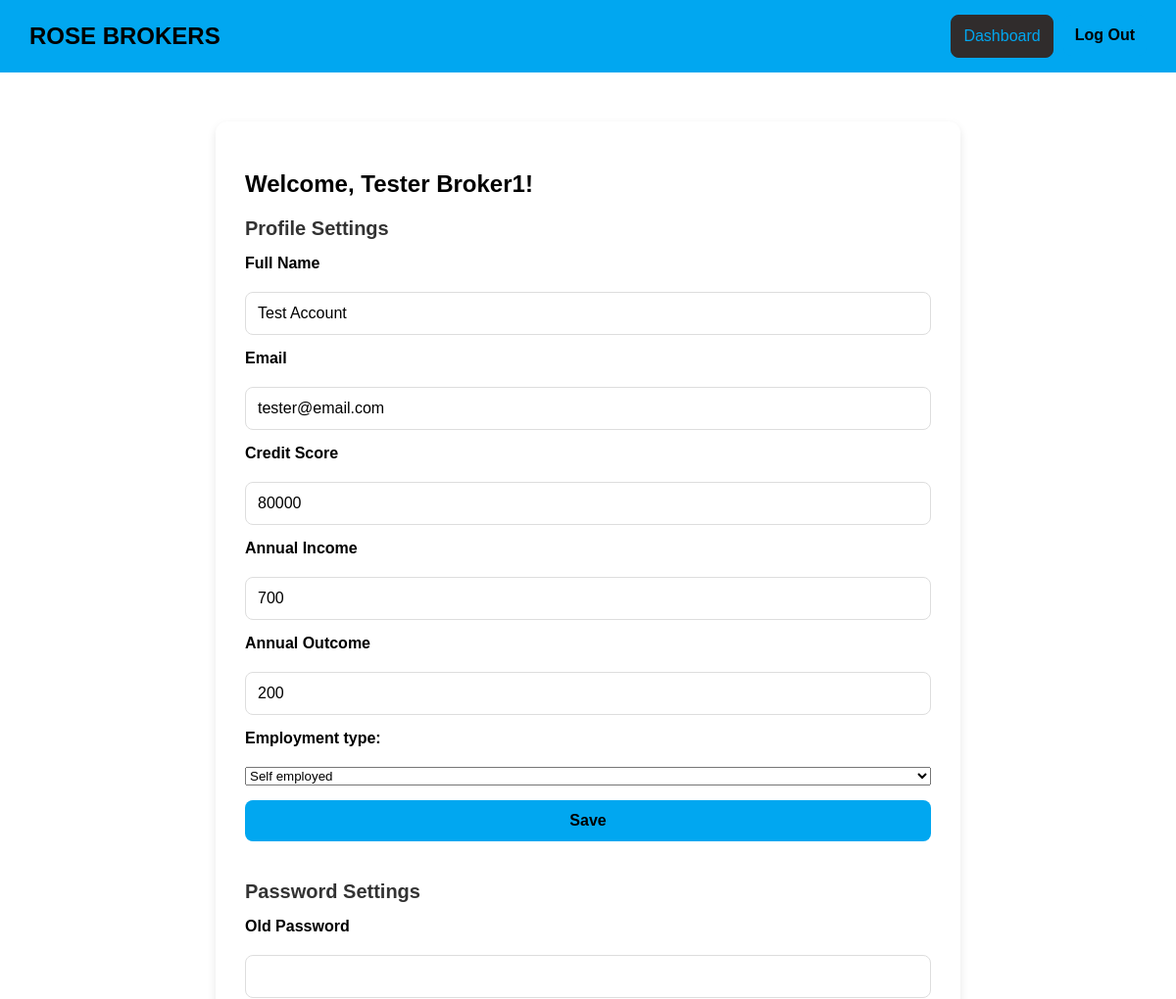
The page /settings.php (signed in, upper part) on the database as committed earlier.
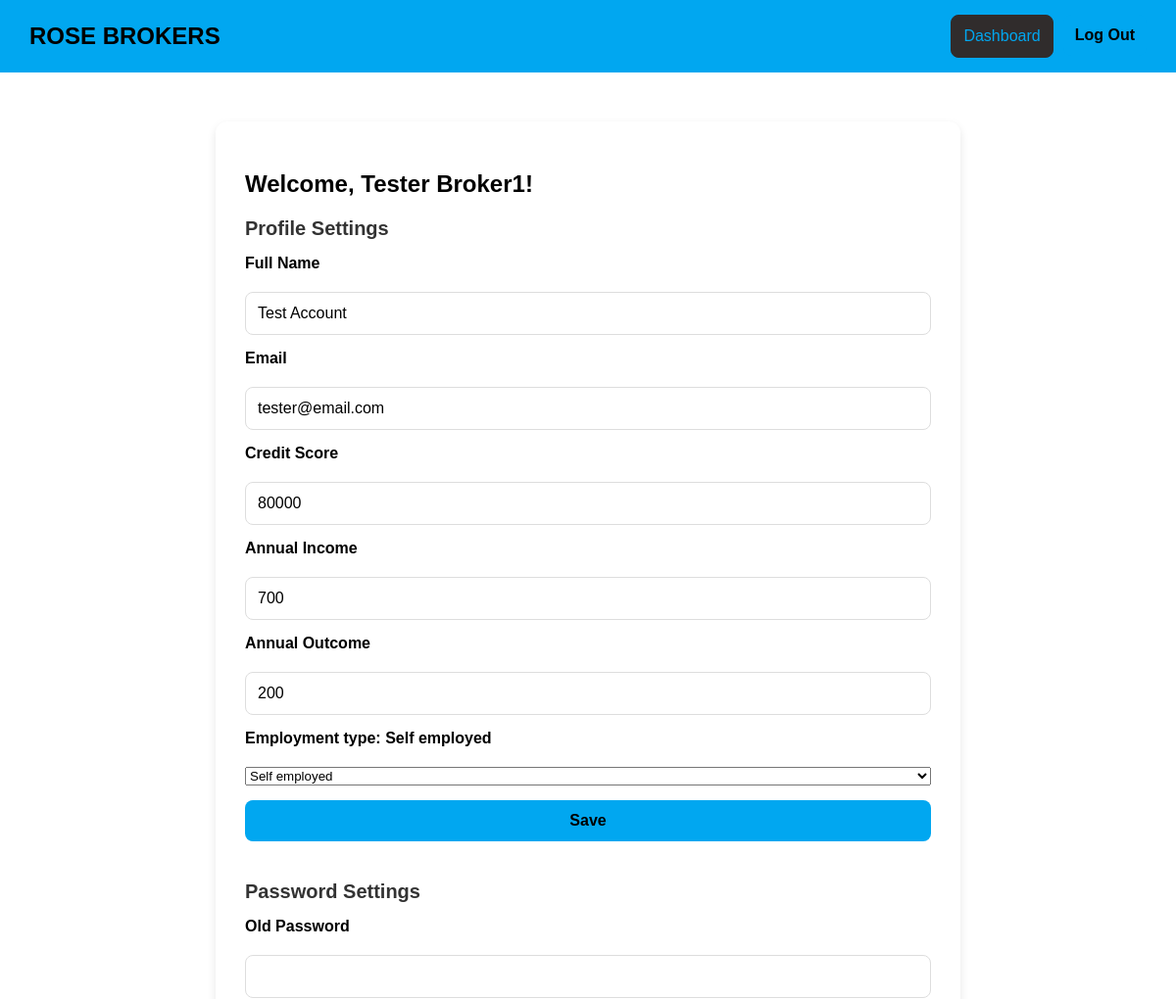
The same page on the database as committed later.
### tables this page shows
CREATE TABLE "Users" (
	"UserId"	INTEGER,
	"Email"	TEXT NOT NULL UNIQUE,
	"FullName"	TEXT NOT NULL,
	"AnnualIncome"	NUMERIC,
	"AnnualOutcome"	NUMERIC,
	"CreditScore"	NUMERIC,
	"EmploymentType"	TEXT,
	"DOB"	TEXT,
	"Password"	TEXT NOT NULL,
	"QuoteId"	TEXT,
	PRIMARY KEY("UserId"),
	FOREIGN KEY("QuoteId") REFERENCES "Quote"("QuoteId")
);

### settings.php (the view, shortened to what this page needs)
<?php
include 'db.php';
$user_id = $_SESSION['user_id'];
$stmt = $conn->prepare("SELECT FullName, Email, CreditScore, AnnualIncome, AnnualOutcome, EmploymentType FROM Users WHERE UserId = ?");
$stmt->execute([$user_id]);
$user = $stmt->fetch(PDO::FETCH_ASSOC);
?>
<!DOCTYPE html>
<html lang="en">
<head>
    <link rel="stylesheet" href="css/global.css" />
</head>
<body>
<header class="navbar">
<a href="dashboard.php" class="navbar__title-link"><h1 class="navbar__title">ROSE BROKERS</h1></a>
    <div class="navbar__buttons">
        <a href="dashboard.php"><button class="btn btn--register">Dashboard</button></a>
        <a href="logout.php"><button class="btn btn--login">Log Out</button></a>
    </div>
</header>
<section class="profile-page__container">
    <div class="profile-page__content">
        <h2 class="profile-page__title">Welcome, <?php echo htmlspecialchars($_SESSION['fullname']); ?>!</h2>
        <div class="profile-page__section">
            <h3 class="profile-page__section-title">Profile Settings</h3>
            <form class="profile-page__form" method="POST">
                <label for="FullName" class="profile-page__label">Full Name</label>
                <input type="text" id="FullName" name="FullName" class="profile-page__input" value="<?php echo htmlspecialchars($user['FullName']); ?>">
                <label for="email" class="profile-page__label">Email</label>
                <input type="email" id="email" name="email" class="profile-page__input" value="<?php echo htmlspecialchars($user['Email']); ?>">
                <label for="CreditScore" class="profile-page__label">Credit Score</label>
                <input type="CreditScore" id="CreditScore" name="CreditScore" class="profile-page__input" value="<?php echo htmlspecialchars($user['CreditScore']); ?>">
                <label for="AnnualIncome" class="profile-page__label">Annual Income</label>
                <input type="AnnualIncome" id="AnnualIncome" name="AnnualIncome" class="profile-page__input" value="<?php echo htmlspecialchars($user['AnnualIncome']); ?>">
                <label for="AnnualOutcome" class="profile-page__label">Annual Outcome</label>
                <input type="AnnualOutcome" id="AnnualOutcome" name="AnnualOutcome" class="profile-page__input" value="<?php echo htmlspecialchars($user['AnnualOutcome']); ?>">
                <label for="EmploymentType" class="profile-page__label">
                    Employment type: <?php echo htmlspecialchars($user['EmploymentType'] ?? '', ENT_QUOTES, 'UTF-8'); ?>
                </label>
                <select type="EmploymentType" id="EmploymentType" name="EmploymentType" >
                    <option value="Self employed" selected="selected">Self employed</option>
                </select>
                <button type="submit" class="profile-page__btn profile-page__btn--save">Save</button>
            </form>
        </div>
        <div class="profile-page__section">
            <h3 class="profile-page__section-title">Password Settings</h3>
            <form class="profile-page__form" method="POST">
                <label for="old_password" class="profile-page__label">Old Password</label>
                <input type="password" id="old_password" name="old_password" class="profile-page__input">
            </form>
        </div>
    </div>
</section>
</body>
</html>

### css/global.css (style rules this page uses)
body { font-family: Arial, sans-serif; margin: 0; padding: 0; background-color: white; }
.navbar { background-color: #01A7F0; color: black; display: flex; justify-content: space-between; align-items: center; padding: 15px 30px; }
.navbar__title { margin: 0; font-size: 24px; font-weight: bold; text-decoration: none; }
.navbar__title-link { text-decoration: none; color: inherit; }
.navbar__buttons { display: flex; gap: 10px; }
.btn { padding: 12px; border: none; border-radius: 8px; font-size: 16px; cursor: pointer; width: 100%; }
.btn--login { background-color: #01A7F0; color: black; font-weight: bold; border-color: black; border-width: 5px; }
.btn--register { background-color: #302c2c; color: #01A7F0; border: 1px solid #302c2c; }
.profile-page__container { max-width: 700px; margin: 50px auto; background-color: #fff; padding: 30px; border-radius: 12px; box-shadow: 0 4px 10px rgba(0, 0, 0, 0.1); }
.profile-page__section { margin-bottom: 40px; text-align: left; }
.profile-page__section-title { font-size: 20px; margin-bottom: 15px; color: #333; }
.profile-page__form { display: flex; flex-direction: column; gap: 15px; }
.profile-page__label { font-weight: bold; margin-bottom: 5px; }
.profile-page__input { padding: 12px; border: 1px solid #ddd; border-radius: 8px; font-size: 16px; }
.profile-page__btn { padding: 12px 20px; border: none; border-radius: 8px; font-size: 16px; cursor: pointer; }
.profile-page__btn--save { background-color: #01A7F0; color: black; font-weight: bold; }

Rows that differ between the two databases and show on the page:
changed users "Test Account": EmploymentType (not shown) → "Self employed"
